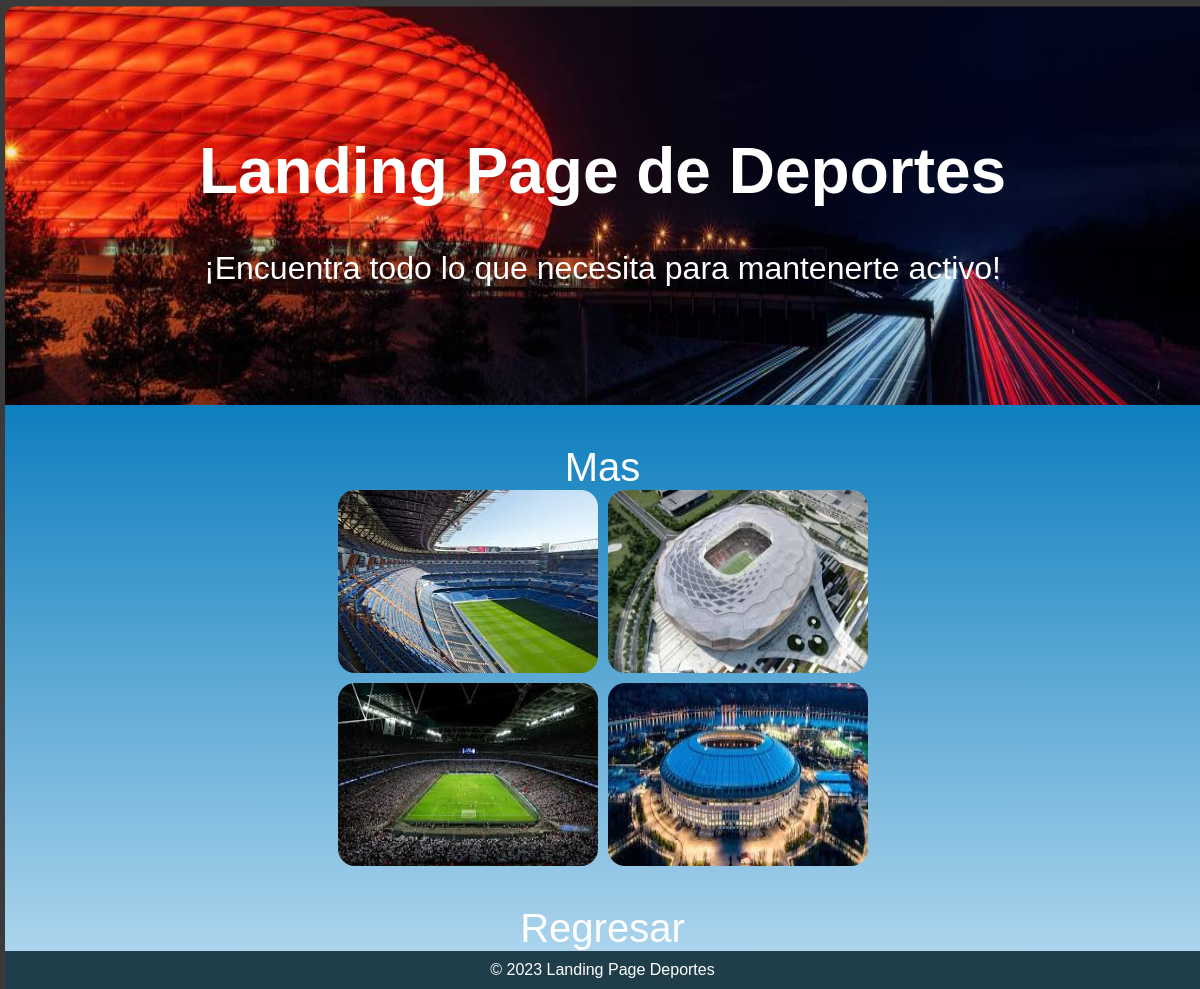
The page /home/galeria.html on the database its author committed.
### deportes/models.py (models this page shows, shortened)
class Mensaje(models.Model):
    titulo = models.CharField(max_length=200)
    subtitulo = models.CharField(max_length=200)
    imagen1 = models.ImageField(upload_to='imagenes', null=True, blank=True)

class Deportes2(models.Model):
    imagen1 = models.ImageField(upload_to='imagenes', null=True, blank=True)
    imagen2 = models.ImageField(upload_to='imagenes', null=True, blank=True)
    imagen3 = models.ImageField(upload_to='imagenes', null=True, blank=True)
    imagen4 = models.ImageField(upload_to='imagenes', null=True, blank=True)
    TituloD2 = models.CharField(max_length=200)

### deportes/views.py (the view)
# urls.py: path('galeria.html', views.galeria, name='galeria'),
def galeria(request):
    mensajes = Mensaje.objects.all()
    deportes2 = Deportes2.objects.all()
    return render(request, 'galeria.html', {'deportes2': deportes2, 'mensajes': mensajes})

### deportes/templates/galeria.html (shortened to what this page needs)
<!DOCTYPE html>
<html lang="en">
<head>
</head>
<body>
    <header>
        <div class="contenido-header">
            <h1>{{ mensajes.0.titulo }}</h1>
            <p>{{ mensajes.0.subtitulo }}</p>
        </div>
        <img class="img-header" src="{{ mensajes.0.imagen1.url }}" alt="Imagen de cabecera">
    </header>
    <section>
        <a href="contenido.html"> Mas</a>
        <div class="imagenes">
            {% for deporte in deportes2 %}
                <img src="{{ deporte.imagen1.url }}" alt="Imagen1">
                <img src="{{ deporte.imagen2.url }}" alt="Imagen2">
                <img src="{{ deporte.imagen3.url }}" alt="Imagen3">
                <img src="{{ deporte.imagen4.url }}" alt="Imagen4">
            {% endfor %}
        </div>
        <a href="{% url 'index' %}"> Regresar</a>
    </section>
    <footer>
        &copy; 2023 Landing Page Deportes
    </footer>
</body>
</html>

### deportes/templates/galeria.html (style rules this page uses)
body { font-family: Arial, sans-serif; background-color: rgb(58, 58, 58); margin: 0; padding: 0; border-top: 5px solid rgb(58, 58, 58); border-left: 5px solid rgb(58, 58, 58); }
header { position: relative; display: flex; justify-content: center; align-items: center; height: 50vh; }
.contenido-header { position: absolute; padding: 20px 0; color: white; text-align: center; font-size: 2em; }
.img-header { position: relative; margin-top: 0px; height: 146vh; width: 100%; clip-path: xywh(0 33% 100% 75% round 1% 0); z-index: -1; }
section { display: grid; justify-content: center; text-align: center; background: linear-gradient(to bottom, #0e7ebe, #abd4ec); }
img { width: 100%; height: 100%; border-radius: 17px; }
div { padding-bottom: 40px; }
a { text-decoration: none; color: white; font-size: 40px; margin: auto; }
.imagenes { display: grid; grid-template-columns: repeat(2, 260px); grid-template-rows: repeat(2, 183px); gap: 10px; }
footer { padding: 10px 0; text-align: center; background-color: rgb(31, 62, 73); color: white; }

### rows shown on the page
Mensaje: titulo "Landing Page de Deportes", subtitulo "¡Encuentra todo lo que necesita para mantenerte activo!", imagen1 (picture)
Deportes2: imagen1 (picture), imagen2 (picture), imagen3 (picture), imagen4 (picture)
